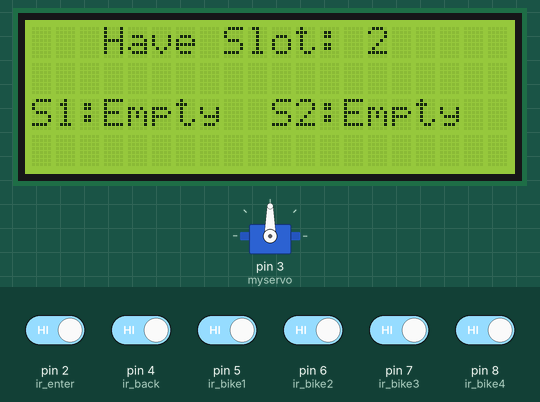
A sketch run on a simulated Arduino Uno, built with avr-gcc and run on an emulated ATmega328P. Shown: servo, 20×4 character LCD. The inputs (shaded band) are chosen by the test bench; at power-on: pin 2 (ir_enter), pin 4 (ir_back), pin 5 (ir_bike1), pin 6 (ir_bike2), pin 7 (ir_bike3), pin 8 (ir_bike4) HIGH.

Above: at 3.3 s.
3.4 s: pin 2 (ir_enter) driven LOW
At 3.9 s:
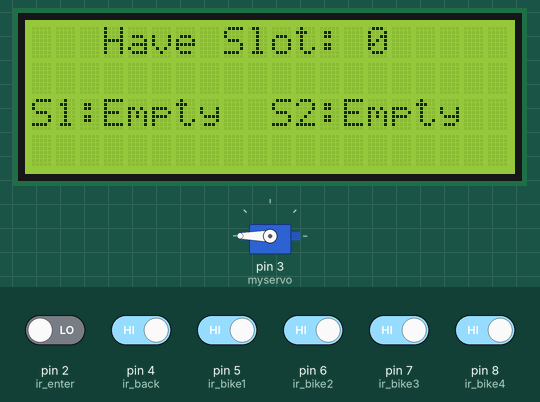
4.9 s: pin 4 (ir_back) driven LOW
At 7.1 s:
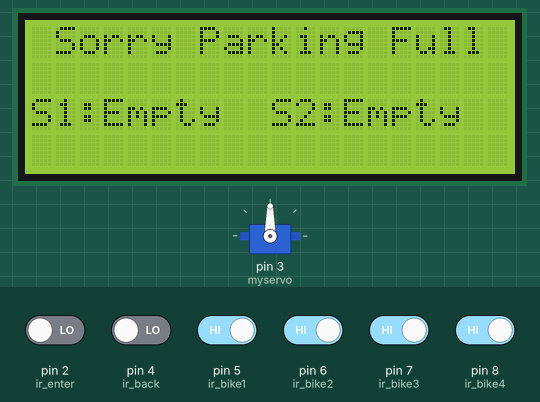
7.9 s: pin 2 (ir_enter) driven HIGH
At 9.7 s:
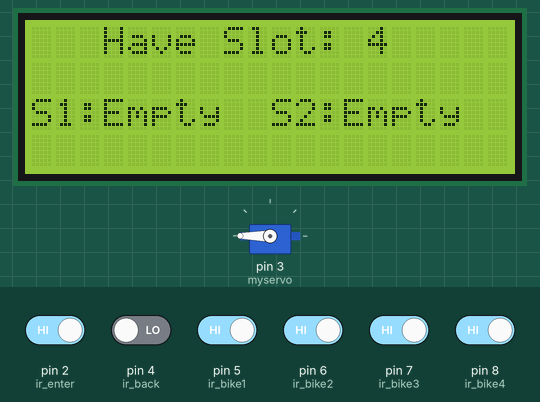
10.0 s: pin 5 (ir_bike1) driven LOW and pin 6 (ir_bike2) driven LOW
At 10.5 s:
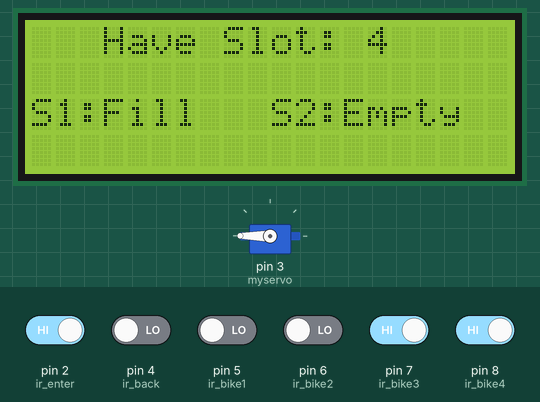
11.5 s: pin 2 (ir_enter) driven LOW
At 13.3 s:
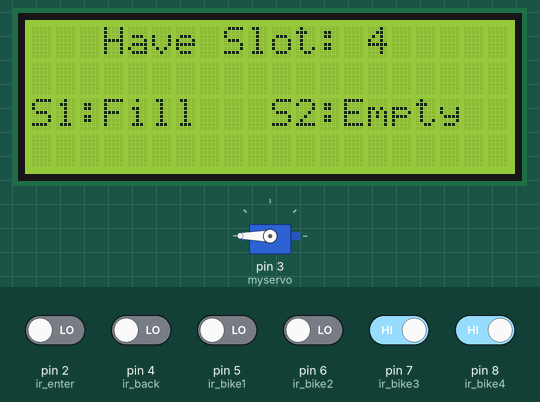
14.5 s: pin 5 (ir_bike1) driven HIGH
At 15.8 s:
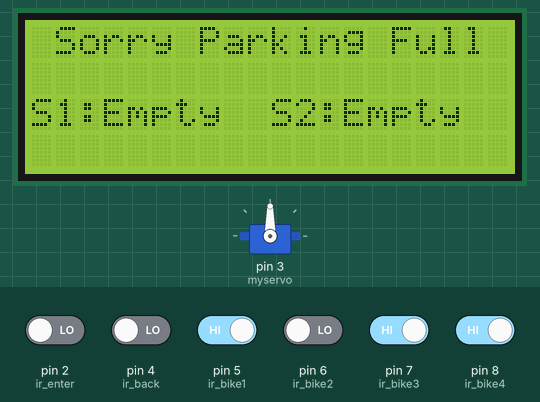
Timing chart, 0 to 18.5 s (numbered marks = the images above; inputs shaded):
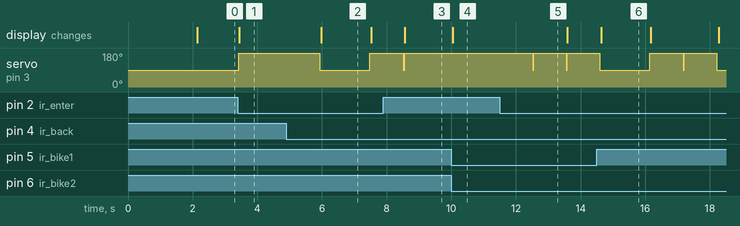

Measured:
- after the input at 3.4 s, servo on pin 3 (myservo): 90° → 180° at once; the display: changes at once (image 1)
- after the input at 4.9 s, servo on pin 3 (myservo): 180° → 90° after 1.0 s, → 180° 1.6 s later; the display: changes after 1.1 s (image 2)
- after the input at 7.9 s, servo on pin 3 (myservo): goes on until 8.6 s, then stays 180°; the display: changes after 0.67 s (image 3)
- after the input at 10.0 s, the display: changes after 0.05 s (image 4)
- after the input at 11.5 s, servo on pin 3 (myservo): alternates 180° for 1.0 s and 90° for 0.04 s, starting after 1.0 s
- after the input at 14.5 s, the display: changes after 0.14 s (image 6)
- what the display in image 2 shows lasts 1.5 s, from 6.0 s to 7.5 s

The sketch:

Smart_Bike_Parking_Zone_Updated.ino
```cpp
#include <Servo.h> //includes the servo library
#include <Wire.h>
#include <LiquidCrystal_I2C.h>
LiquidCrystal_I2C lcd(0x27, 2, 1, 0, 4, 5, 6, 7, 3, POSITIVE);

Servo myservo;

#define ir_enter 2
#define ir_back  4

#define ir_bike1 5
#define ir_bike2 6
#define ir_bike3 7
#define ir_bike4 8


int S1=0, S2=0, S3=0, S4=0;
int flag1=0, flag2=0;
int slot = 2;

void setup(){
Serial.begin(9600);

pinMode(ir_bike1, INPUT);
pinMode(ir_bike2, INPUT);
pinMode(ir_bike3, INPUT);
pinMode(ir_bike4, INPUT);


pinMode(ir_enter, INPUT);
pinMode(ir_back, INPUT);

myservo.attach(3);
myservo.write(90);

lcd.begin(20, 4);
lcd.setCursor (0,1);
lcd.clear();
lcd.print("    Smart Bike   ");
lcd.setCursor (0,2);
lcd.print("       Parking Zone     ");
delay (2000);
lcd.clear();

Read_Sensor();

int total = S1+S3;
slot = slot-total;
}

void loop(){

Read_Sensor();

lcd.setCursor (0,0);
lcd.print("   Have Slot: ");
lcd.print(slot);
lcd.print("    ");

lcd.setCursor (0,2);
if(S1==1 && S2==1){lcd.print("S1:Fill ");}
     else{lcd.print("S1:Empty");}

//lcd.setCursor (10,1);
//if(S2==1){lcd.print("S2:Fill ");}
     //else{lcd.print("S2:Empty");}

lcd.setCursor (10,2);
if(S3==1 && S4==1){lcd.print("S2:Fill ");}
     else{lcd.print("S2:Empty");}

//lcd.setCursor (10,2);
//if(S4==1){lcd.print("S4:Fill ");}
  //   else{lcd.print("S4:Empty");}


if(digitalRead (ir_enter) == 0 && flag1==0){
if(slot>0){flag1=1;
if(flag2==0){myservo.write(180); slot = slot-2;}
}else{
lcd.setCursor (0,0);
lcd.print(" Sorry Parking Full ");
delay(1500);
}
}

if(digitalRead (ir_back) == 0 && flag2==0){flag2=1;
if(flag1==0){myservo.write(180); slot = slot+2;}
}

if(flag1==1 && flag2==1){
delay (1000);
myservo.write(90);
flag1=0, flag2=0;
}

delay(1);
}

void Read_Sensor(){
S1=0, S2=0, S3=0, S4=0;

if(digitalRead(ir_bike1) == 0){S1=1;}
if(digitalRead(ir_bike2) == 0){S2=1;}
if(digitalRead(ir_bike3) == 0){S3=1;}
if(digitalRead(ir_bike4) == 0){S4=1;}

}
```
